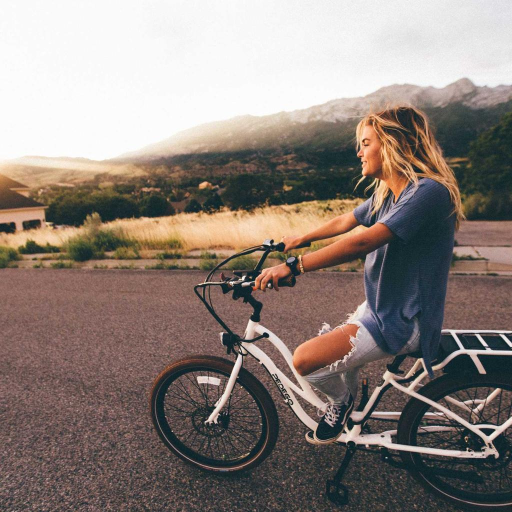
#> input picture internet_noise_source.jpg, 1024 x 1024 px (shown at 1/2 size)
$ python visualize_decoder_noise.py --input ../internet_noise_source.jpg --output out.png
#> lines starting #> are read from the running program, lines starting #| are printed output that depends on the picture
#> in main, image is the input picture: PIL image 1024x1024 RGB; mean R, G, B 140.2, 128.7, 122.4
import argparse
from pathlib import Path

import numpy as np
from PIL import Image, ImageDraw, ImageFont, ImageOps


def sample_sigma(tau: float, rng: np.random.Generator) -> float:
    if tau <= 0.0:
        return 0.0
    return float(abs(rng.normal(loc=0.0, scale=tau)))


def apply_pixel_space_analogue(
    image_array: np.ndarray,
    tau: float,
    rng: np.random.Generator,
) -> tuple[np.ndarray, float]:
    sigma = sample_sigma(tau, rng)
    if sigma == 0.0:
        return image_array.copy(), sigma
    noise = rng.normal(loc=0.0, scale=sigma, size=image_array.shape).astype(np.float32)
    noisy = np.clip(image_array + noise, 0.0, 1.0)
    return noisy, sigma


def make_panel(image_array: np.ndarray, label: str, panel_size: int, font: ImageFont.ImageFont) -> Image.Image:
#> called with label = 'original', panel_size = 256
    image_uint8 = (np.clip(image_array, 0.0, 1.0) * 255.0).round().astype(np.uint8)
    image = Image.fromarray(image_uint8)
    image = ImageOps.fit(image, (panel_size, panel_size), method=Image.Resampling.LANCZOS)
#> image: PIL image 256x256 RGB

    label_height = 44
    panel = Image.new("RGB", (panel_size, panel_size + label_height), color=(255, 255, 255))
#> panel: PIL image 256x300 RGB; every value is 255
    panel.paste(image, (0, 0))
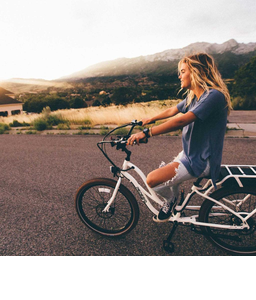
#> panel: PIL image 256x300 RGB; mean R, G, B 157.1, 147.2, 141.8

    draw = ImageDraw.Draw(panel)
    draw.rectangle((0, panel_size, panel_size, panel_size + label_height), fill=(245, 245, 245))
    draw.multiline_text((8, panel_size + 6), label, fill=(20, 20, 20), font=font, spacing=2)
    return panel


def build_grid(
    source_image: Image.Image,
    taus: list[float],
    focus_tau: float,
    focus_draws: int,
    seed: int,
    panel_size: int,
) -> Image.Image:
    rng = np.random.default_rng(seed)
    font = ImageFont.load_default()
    image_array = np.asarray(source_image.convert("RGB"), dtype=np.float32) / 255.0

    top_panels: list[Image.Image] = []
    original = make_panel(image_array, "original", panel_size, font)
    top_panels.append(original)
    for tau in taus:
        noisy, sigma = apply_pixel_space_analogue(image_array, tau, rng)
        label = f"tau={tau:.2f}\nsigma={sigma:.3f}"
        top_panels.append(make_panel(noisy, label, panel_size, font))
#> this loop made 3 passes
#> sigma on passes 1 to 3: 0.0251, 0.0651, 0.745
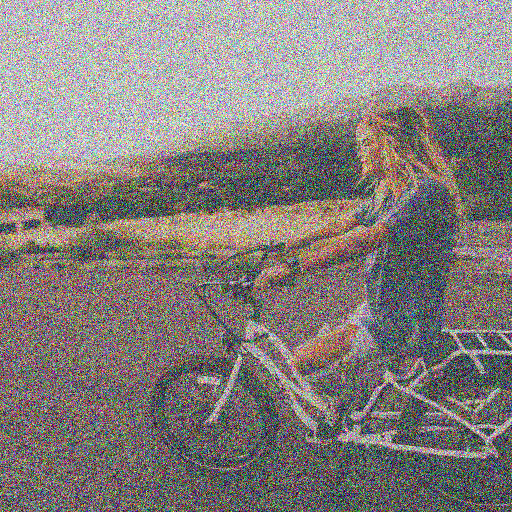
#> noisy: shape (1024, 1024, 3) float32 (shown at 1/2 size); mean R, G, B 0.523, 0.5, 0.488
#> after the loop, top_panels = 4 items

    bottom_panels: list[Image.Image] = []
    for draw_idx in range(focus_draws):
        noisy, sigma = apply_pixel_space_analogue(image_array, focus_tau, rng)
        label = f"tau={focus_tau:.2f} draw {draw_idx + 1}\nsigma={sigma:.3f}"
        bottom_panels.append(make_panel(noisy, label, panel_size, font))
#> this loop made 4 passes
#> sigma on passes 1 to 4: 0.344, 0.139, 0.321, 0.00933
#> pass 1, in apply_pixel_space_analogue (call 4), `noisy = np.clip(image_array + noise, 0.0, 1.0)`:
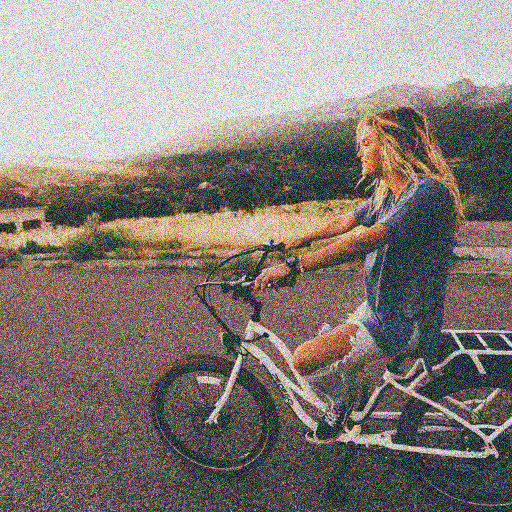
#> noisy: shape (1024, 1024, 3) float32 (shown at 1/2 size); mean R, G, B 0.534, 0.496, 0.476
#> pass 1, in make_panel (call 5), `image = ImageOps.fit(image, (panel_size, panel_size), method=Image.Res..`:
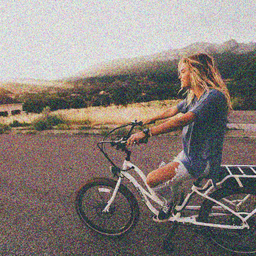
#> image: PIL image 256x256 RGB; mean R, G, B 136.1, 126.4, 121.3
#> pass 2, in apply_pixel_space_analogue (call 5), `noisy = np.clip(image_array + noise, 0.0, 1.0)`:
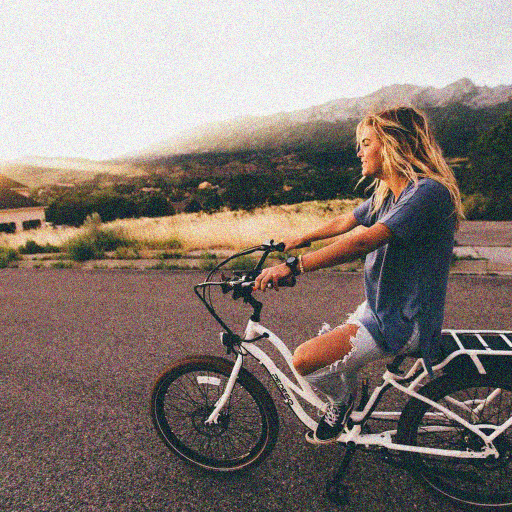
#> noisy: shape (1024, 1024, 3) float32 (shown at 1/2 size); mean R, G, B 0.542, 0.497, 0.472
#> after the loop, bottom_panels = 4 items

    cols = max(len(top_panels), len(bottom_panels))
#> cols = 4
    spacer = 12
    row_gap = 24
    caption_height = 56
    width = cols * panel_size + (cols - 1) * spacer
#> width = 1060
    height = caption_height + 2 * (panel_size + 44) + row_gap
    canvas = Image.new("RGB", (width, height), color=(255, 255, 255))
#> canvas: PIL image 1060x680 RGB; every value is 255
    draw = ImageDraw.Draw(canvas)

    caption = (
        "Decoder noise visualization (pixel-space analogue)\n"
        "Training noise is added in latent space; this shows comparable per-sample sigma sampling."
    )
    draw.multiline_text((8, 8), caption, fill=(10, 10, 10), font=font, spacing=3)

    y_top = caption_height
    for idx, panel in enumerate(top_panels):
        x = idx * (panel_size + spacer)
        canvas.paste(panel, (x, y_top))
#> this loop made 4 passes
#> x on passes 1 to 4: 0, 268, 536, 804
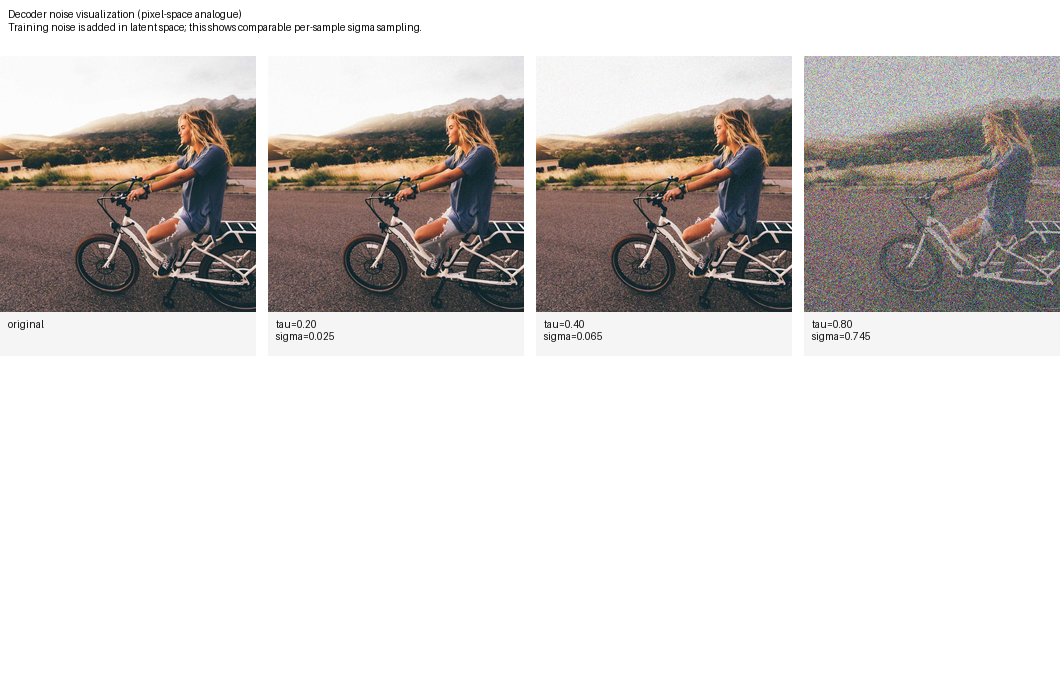
#> canvas: PIL image 1060x680 RGB; mean R, G, B 211.2, 207.5, 205.5

    y_bottom = caption_height + panel_size + 44 + row_gap
    for idx, panel in enumerate(bottom_panels):
        x = idx * (panel_size + spacer)
        canvas.paste(panel, (x, y_bottom))
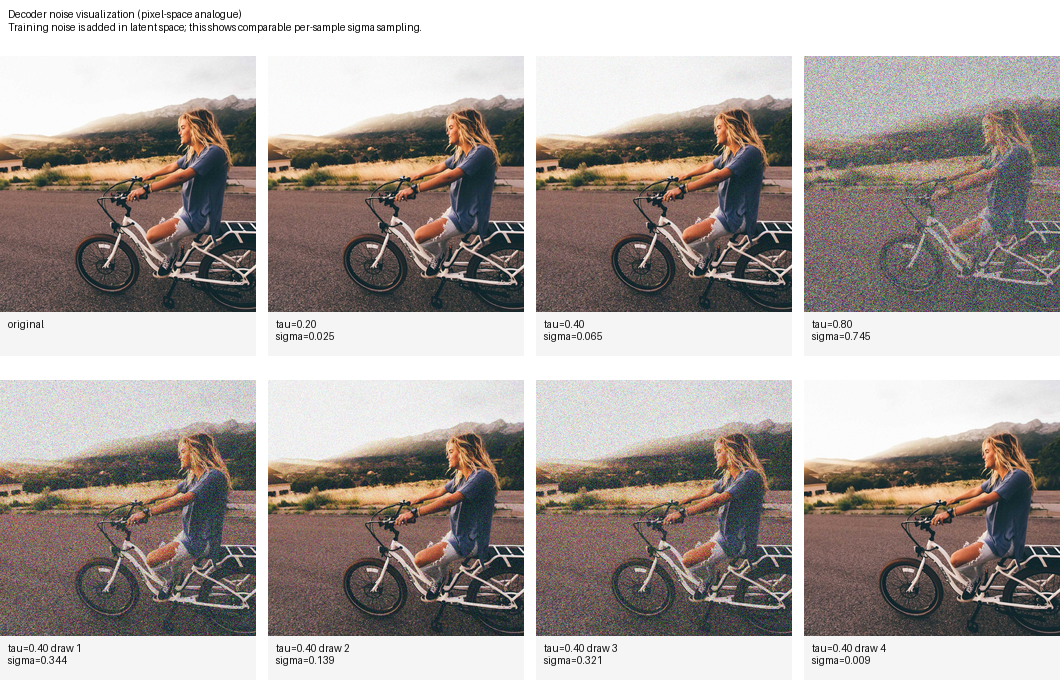
#> canvas: PIL image 1060x680 RGB; mean R, G, B 167.5, 160, 155.9

    return canvas


def parse_args() -> argparse.Namespace:
    parser = argparse.ArgumentParser(description="Visualize stochastic decoder noise.")
    parser.add_argument("--input", type=Path, required=True, help="Path to an input image.")
    parser.add_argument("--output", type=Path, required=True, help="Path to save the visualization.")
    parser.add_argument(
        "--taus",
        type=float,
        nargs="*",
        default=[0.2, 0.4, 0.8],
        help="Tau values to visualize in the top row.",
    )
    parser.add_argument("--focus-tau", type=float, default=0.4, help="Tau to repeat in the bottom row.")
    parser.add_argument("--focus-draws", type=int, default=4, help="Number of repeated stochastic draws.")
    parser.add_argument("--panel-size", type=int, default=256, help="Per-panel output size.")
    parser.add_argument("--seed", type=int, default=0, help="RNG seed.")
    return parser.parse_args()


def main() -> None:
    args = parse_args()
    image = Image.open(args.input)
    grid = build_grid(
        source_image=image,
        taus=list(args.taus),
        focus_tau=float(args.focus_tau),
        focus_draws=int(args.focus_draws),
        seed=int(args.seed),
        panel_size=int(args.panel_size),
    )
    args.output.parent.mkdir(parents=True, exist_ok=True)
    grid.save(args.output)
    print(f"Saved visualization to {args.output}")


if __name__ == "__main__":
    main()

$ run again, on decoder_noise_visualization_internet.png
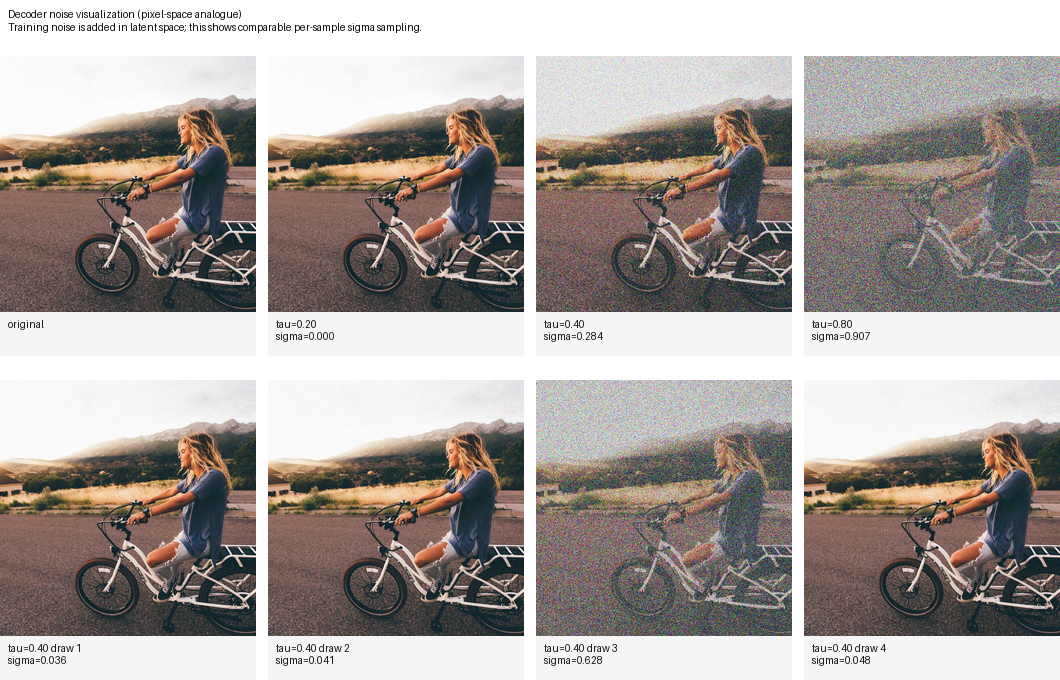
#> input picture decoder_noise_visualization_internet.png, 1060 x 680 px
#> in main, image is the input picture: PIL image 1060x680 RGB; mean R, G, B 167.4, 160.2, 156.3
#> image: PIL image 256x256 RGB
#> the loop in build_grid, `for tau in taus:` made 3 passes
#> sigma on passes 1 to 3: 0.0251, 0.0586, 0.282
#> after the loop in build_grid, `for tau in taus:`:
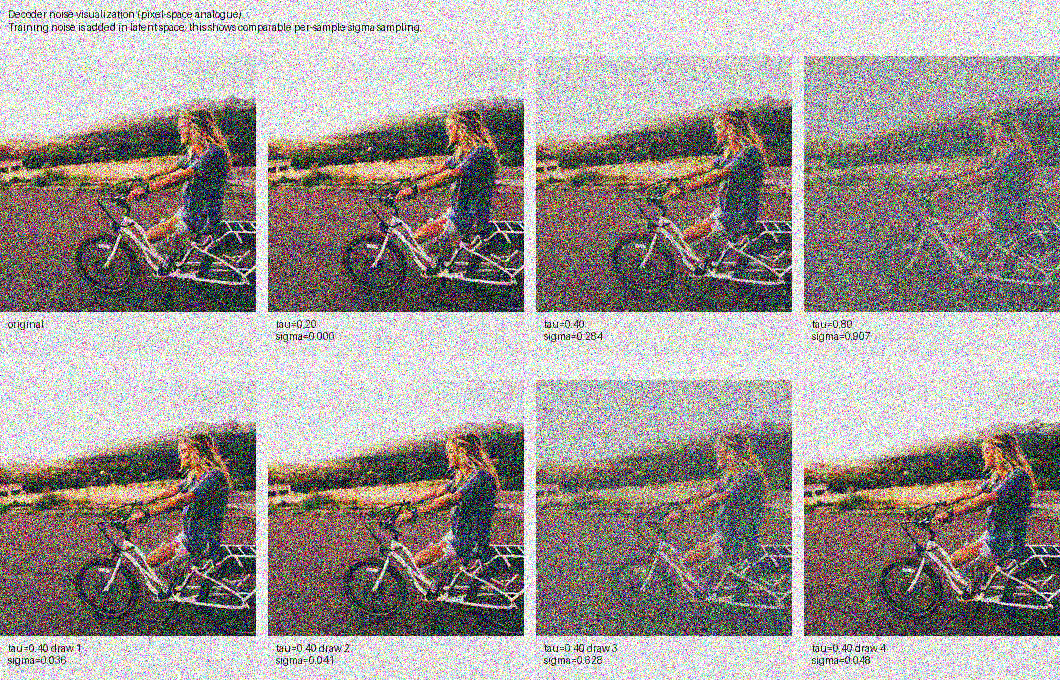
#> noisy: shape (680, 1060, 3) float32; mean R, G, B 0.622, 0.596, 0.582
#> after the loop in build_grid, `for tau in taus:`: top_panels = 4 items
#> the loop in build_grid, `for draw_idx in range(focus_draws):` made 4 passes
#> sigma on passes 1 to 4: 0.238, 0.505, 0.116, 0.0114
#> pass 2, in apply_pixel_space_analogue (call 5), `noisy = np.clip(image_array + noise, 0.0, 1.0)`:
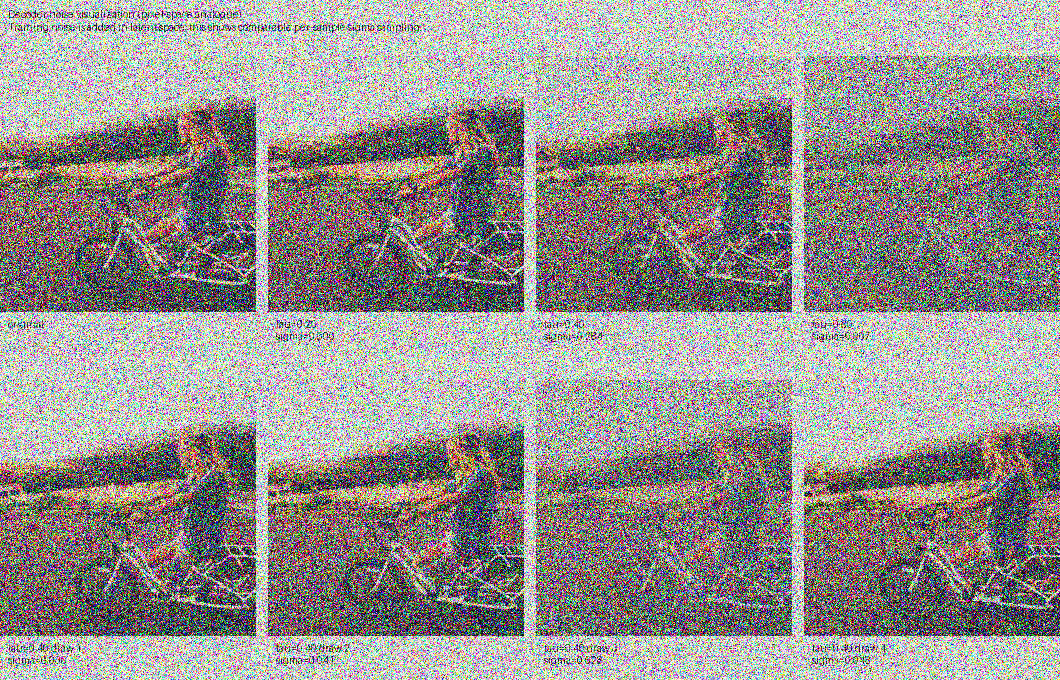
#> noisy: shape (680, 1060, 3) float32; mean R, G, B 0.595, 0.576, 0.566
#> cols = 4
#> width = 1060
#> the loop in build_grid, `for idx, panel in enumerate(top_panels):` made 4 passes
#> x on passes 1 to 4: 0, 268, 536, 804
#> the loop in build_grid, `for idx, panel in enumerate(bottom_panels):` made 4 passes
